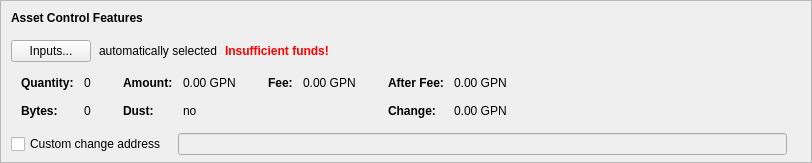
      <widget class="QFrame" name="frameAssetControl">
       <property name="sizePolicy">
        <sizepolicy hsizetype="Expanding" vsizetype="Fixed">
         <horstretch>0</horstretch>
         <verstretch>0</verstretch>
        </sizepolicy>
       </property>
       <property name="maximumSize">
        <size>
         <width>16777215</width>
         <height>16777215</height>
        </size>
       </property>
       <property name="frameShape">
        <enum>QFrame::StyledPanel</enum>
       </property>
       <property name="frameShadow">
        <enum>QFrame::Sunken</enum>
       </property>
       <layout class="QVBoxLayout" name="verticalLayoutAssetControl2">
        <property name="spacing">
         <number>0</number>
        </property>
        <property name="leftMargin">
         <number>0</number>
        </property>
        <property name="topMargin">
         <number>0</number>
        </property>
        <property name="rightMargin">
         <number>0</number>
        </property>
        <property name="bottomMargin">
         <number>6</number>
        </property>
        <item>
         <layout class="QVBoxLayout" name="verticalLayoutAssetControl" stretch="0,0,0,0,1">
          <property name="spacing">
           <number>0</number>
          </property>
          <property name="leftMargin">
           <number>10</number>
          </property>
          <property name="topMargin">
           <number>10</number>
          </property>
          <item>
           <layout class="QHBoxLayout" name="horizontalLayoutAssetControl1">
            <property name="bottomMargin">
             <number>15</number>
            </property>
            <item>
             <widget class="QLabel" name="labelAssetControlFeatures">
              <property name="sizePolicy">
               <sizepolicy hsizetype="Preferred" vsizetype="Maximum">
                <horstretch>0</horstretch>
                <verstretch>0</verstretch>
               </sizepolicy>
              </property>
              <property name="font">
               <font>
                <weight>75</weight>
                <bold>true</bold>
               </font>
              </property>
              <property name="styleSheet">
               <string notr="true">font-weight:bold;</string>
              </property>
              <property name="text">
               <string>Asset Control Features</string>
              </property>
             </widget>
            </item>
           </layout>
          </item>
          <item>
           <layout class="QHBoxLayout" name="horizontalLayoutAssetControl2" stretch="0,0,0,0">
            <property name="spacing">
             <number>8</number>
            </property>
            <property name="bottomMargin">
             <number>10</number>
            </property>
            <item>
             <widget class="QPushButton" name="pushButtonAssetControl">
              <property name="styleSheet">
               <string notr="true"/>
              </property>
              <property name="text">
               <string>Inputs...</string>
              </property>
              <property name="autoDefault">
               <bool>false</bool>
              </property>
             </widget>
            </item>
            <item>
             <widget class="QLabel" name="labelAssetControlAutomaticallySelected">
              <property name="text">
               <string>automatically selected</string>
              </property>
              <property name="margin">
               <number>5</number>
              </property>
             </widget>
            </item>
            <item>
             <widget class="QLabel" name="labelAssetControlInsuffFunds">
              <property name="font">
               <font>
                <weight>75</weight>
                <bold>true</bold>
               </font>
              </property>
              <property name="styleSheet">
               <string notr="true">color:red;font-weight:bold;</string>
              </property>
              <property name="text">
               <string>Insufficient funds!</string>
              </property>
              <property name="margin">
               <number>5</number>
              </property>
             </widget>
            </item>
            <item>
             <spacer name="horizontalSpacerAssetControl">
              <property name="orientation">
               <enum>Qt::Horizontal</enum>
              </property>
              <property name="sizeHint" stdset="0">
               <size>
                <width>40</width>
                <height>1</height>
               </size>
              </property>
             </spacer>
            </item>
           </layout>
          </item>
          <item>
           <widget class="QWidget" name="widgetAssetControl" native="true">
            <property name="sizePolicy">
             <sizepolicy hsizetype="Preferred" vsizetype="Preferred">
              <horstretch>0</horstretch>
              <verstretch>0</verstretch>
             </sizepolicy>
            </property>
            <property name="minimumSize">
             <size>
              <width>0</width>
              <height>0</height>
             </size>
            </property>
            <property name="styleSheet">
             <string notr="true"/>
            </property>
            <layout class="QHBoxLayout" name="horizontalLayoutAssetControl5">
             <property name="leftMargin">
              <number>0</number>
             </property>
             <property name="topMargin">
              <number>0</number>
             </property>
             <property name="rightMargin">
              <number>0</number>
             </property>
             <property name="bottomMargin">
              <number>0</number>
             </property>
             <item>
              <layout class="QHBoxLayout" name="horizontalLayoutAssetControl3" stretch="0,0,0,1">
               <property name="spacing">
                <number>20</number>
               </property>
               <property name="topMargin">
                <number>0</number>
               </property>
               <property name="bottomMargin">
                <number>10</number>
               </property>
               <item>
                <layout class="QFormLayout" name="formLayoutAssetControl1">
                 <property name="horizontalSpacing">
                  <number>10</number>
                 </property>
                 <property name="verticalSpacing">
                  <number>14</number>
                 </property>
                 <property name="leftMargin">
                  <number>10</number>
                 </property>
                 <property name="topMargin">
                  <number>4</number>
                 </property>
                 <property name="rightMargin">
                  <number>6</number>
                 </property>
                 <item row="0" column="0">
                  <widget class="QLabel" name="labelAssetControlQuantityText">
                   <property name="font">
                    <font>
                     <weight>75</weight>
                     <bold>true</bold>
                    </font>
                   </property>
                   <property name="text">
                    <string>Quantity:</string>
                   </property>
                   <property name="margin">
                    <number>0</number>
                   </property>
                  </widget>
                 </item>
                 <item row="0" column="1">
                  <widget class="QLabel" name="labelAssetControlQuantity">
                   <property name="cursor">
                    <cursorShape>IBeamCursor</cursorShape>
                   </property>
                   <property name="contextMenuPolicy">
                    <enum>Qt::ActionsContextMenu</enum>
                   </property>
                   <property name="text">
                    <string notr="true">0</string>
                   </property>
                   <property name="margin">
                    <number>0</number>
                   </property>
                   <property name="textInteractionFlags">
                    <set>Qt::LinksAccessibleByMouse|Qt::TextSelectableByKeyboard|Qt::TextSelectableByMouse</set>
                   </property>
                  </widget>
                 </item>
                 <item row="1" column="0">
                  <widget class="QLabel" name="labelAssetControlBytesText">
                   <property name="font">
                    <font>
                     <weight>75</weight>
                     <bold>true</bold>
                    </font>
                   </property>
                   <property name="text">
                    <string>Bytes:</string>
                   </property>
                  </widget>
                 </item>
                 <item row="1" column="1">
                  <widget class="QLabel" name="labelAssetControlBytes">
                   <property name="cursor">
                    <cursorShape>IBeamCursor</cursorShape>
                   </property>
                   <property name="contextMenuPolicy">
                    <enum>Qt::ActionsContextMenu</enum>
                   </property>
                   <property name="text">
                    <string notr="true">0</string>
                   </property>
                   <property name="textInteractionFlags">
                    <set>Qt::LinksAccessibleByMouse|Qt::TextSelectableByKeyboard|Qt::TextSelectableByMouse</set>
                   </property>
                  </widget>
                 </item>
                </layout>
               </item>
               <item>
                <layout class="QFormLayout" name="formLayoutAssetControl2">
                 <property name="horizontalSpacing">
                  <number>10</number>
                 </property>
                 <property name="verticalSpacing">
                  <number>14</number>
                 </property>
                 <property name="leftMargin">
                  <number>6</number>
                 </property>
                 <property name="topMargin">
                  <number>4</number>
                 </property>
                 <property name="rightMargin">
                  <number>6</number>
                 </property>
                 <item row="0" column="0">
                  <widget class="QLabel" name="labelAssetControlAmountText">
                   <property name="font">
                    <font>
                     <weight>75</weight>
                     <bold>true</bold>
                    </font>
                   </property>
                   <property name="text">
                    <string>Amount:</string>
                   </property>
                   <property name="margin">
                    <number>0</number>
                   </property>
                  </widget>
                 </item>
                 <item row="0" column="1">
                  <widget class="QLabel" name="labelAssetControlAmount">
                   <property name="cursor">
                    <cursorShape>IBeamCursor</cursorShape>
                   </property>
                   <property name="contextMenuPolicy">
                    <enum>Qt::ActionsContextMenu</enum>
                   </property>
                   <property name="text">
                    <string notr="true">0.00 GPN</string>
                   </property>
                   <property name="textInteractionFlags">
                    <set>Qt::LinksAccessibleByMouse|Qt::TextSelectableByKeyboard|Qt::TextSelectableByMouse</set>
                   </property>
                  </widget>
                 </item>
                 <item row="1" column="0">
                  <widget class="QLabel" name="labelAssetControlLowOutputText">
                   <property name="font">
                    <font>
                     <weight>75</weight>
                     <bold>true</bold>
                    </font>
                   </property>
                   <property name="text">
                    <string>Dust:</string>
                   </property>
                  </widget>
                 </item>
                 <item row="1" column="1">
                  <widget class="QLabel" name="labelAssetControlLowOutput">
                   <property name="cursor">
                    <cursorShape>IBeamCursor</cursorShape>
                   </property>
                   <property name="contextMenuPolicy">
                    <enum>Qt::ActionsContextMenu</enum>
                   </property>
                   <property name="text">
                    <string notr="true">no</string>
                   </property>
                   <property name="textInteractionFlags">
                    <set>Qt::LinksAccessibleByMouse|Qt::TextSelectableByKeyboard|Qt::TextSelectableByMouse</set>
                   </property>
                  </widget>
                 </item>
                </layout>
               </item>
               <item>
                <layout class="QFormLayout" name="formLayoutAssetControl3">
                 <property name="horizontalSpacing">
                  <number>10</number>
                 </property>
                 <property name="verticalSpacing">
                  <number>14</number>
                 </property>
                 <property name="leftMargin">
                  <number>6</number>
                 </property>
                 <property name="topMargin">
                  <number>4</number>
                 </property>
                 <property name="rightMargin">
                  <number>6</number>
                 </property>
                 <item row="0" column="0">
                  <widget class="QLabel" name="labelAssetControlFeeText">
                   <property name="font">
                    <font>
                     <weight>75</weight>
                     <bold>true</bold>
                    </font>
                   </property>
                   <property name="text">
                    <string>Fee:</string>
                   </property>
                   <property name="margin">
                    <number>0</number>
                   </property>
                  </widget>
                 </item>
                 <item row="0" column="1">
                  <widget class="QLabel" name="labelAssetControlFee">
                   <property name="cursor">
                    <cursorShape>IBeamCursor</cursorShape>
                   </property>
                   <property name="contextMenuPolicy">
                    <enum>Qt::ActionsContextMenu</enum>
                   </property>
                   <property name="text">
                    <string notr="true">0.00 GPN</string>
                   </property>
                   <property name="textInteractionFlags">
                    <set>Qt::LinksAccessibleByMouse|Qt::TextSelectableByKeyboard|Qt::TextSelectableByMouse</set>
                   </property>
                  </widget>
                 </item>
                </layout>
               </item>
               <item>
                <layout class="QFormLayout" name="formLayoutAssetControl4">
                 <property name="horizontalSpacing">
                  <number>10</number>
                 </property>
                 <property name="verticalSpacing">
                  <number>14</number>
                 </property>
                 <property name="leftMargin">
                  <number>6</number>
                 </property>
                 <property name="topMargin">
                  <number>4</number>
                 </property>
                 <property name="rightMargin">
                  <number>6</number>
                 </property>
                 <item row="0" column="0">
                  <widget class="QLabel" name="labelAssetControlAfterFeeText">
                   <property name="font">
                    <font>
                     <weight>75</weight>
                     <bold>true</bold>
                    </font>
                   </property>
                   <property name="text">
                    <string>After Fee:</string>
                   </property>
                   <property name="margin">
                    <number>0</number>
                   </property>
                  </widget>
                 </item>
                 <item row="0" column="1">
                  <widget class="QLabel" name="labelAssetControlAfterFee">
                   <property name="cursor">
                    <cursorShape>IBeamCursor</cursorShape>
                   </property>
                   <property name="contextMenuPolicy">
                    <enum>Qt::ActionsContextMenu</enum>
                   </property>
                   <property name="text">
                    <string notr="true">0.00 GPN</string>
                   </property>
                   <property name="textInteractionFlags">
                    <set>Qt::LinksAccessibleByMouse|Qt::TextSelectableByKeyboard|Qt::TextSelectableByMouse</set>
                   </property>
                  </widget>
                 </item>
                 <item row="1" column="0">
                  <widget class="QLabel" name="labelAssetControlChangeText">
                   <property name="font">
                    <font>
                     <weight>75</weight>
                     <bold>true</bold>
                    </font>
                   </property>
                   <property name="text">
                    <string>Change:</string>
                   </property>
                  </widget>
                 </item>
                 <item row="1" column="1">
                  <widget class="QLabel" name="labelAssetControlChange">
                   <property name="cursor">
                    <cursorShape>IBeamCursor</cursorShape>
                   </property>
                   <property name="contextMenuPolicy">
                    <enum>Qt::ActionsContextMenu</enum>
                   </property>
                   <property name="text">
                    <string notr="true">0.00 GPN</string>
                   </property>
                   <property name="textInteractionFlags">
                    <set>Qt::LinksAccessibleByMouse|Qt::TextSelectableByKeyboard|Qt::TextSelectableByMouse</set>
                   </property>
                  </widget>
                 </item>
                </layout>
               </item>
              </layout>
             </item>
            </layout>
           </widget>
          </item>
          <item>
           <layout class="QHBoxLayout" name="horizontalLayoutAssetControl4" stretch="0,0,0">
            <property name="spacing">
             <number>12</number>
            </property>
            <property name="sizeConstraint">
             <enum>QLayout::SetDefaultConstraint</enum>
            </property>
            <property name="topMargin">
             <number>5</number>
            </property>
            <property name="rightMargin">
             <number>5</number>
            </property>
            <item>
             <widget class="QCheckBox" name="checkBoxAssetControlChange">
              <property name="toolTip">
               <string>If this is activated, but the change address is empty or invalid, change will be sent to a newly generated address.</string>
              </property>
              <property name="text">
               <string>Custom change address</string>
              </property>
             </widget>
            </item>
            <item>
             <widget class="QValidatedLineEdit" name="lineEditAssetControlChange">
              <property name="enabled">
               <bool>false</bool>
              </property>
              <property name="sizePolicy">
               <sizepolicy hsizetype="Expanding" vsizetype="Fixed">
                <horstretch>0</horstretch>
                <verstretch>0</verstretch>
               </sizepolicy>
              </property>
             </widget>
            </item>
            <item>
             <widget class="QLabel" name="labelAssetControlChangeLabel">
              <property name="sizePolicy">
               <sizepolicy hsizetype="Preferred" vsizetype="Expanding">
                <horstretch>0</horstretch>
                <verstretch>0</verstretch>
               </sizepolicy>
              </property>
              <property name="minimumSize">
               <size>
                <width>0</width>
                <height>0</height>
               </size>
              </property>
              <property name="text">
               <string/>
              </property>
              <property name="margin">
               <number>3</number>
              </property>
             </widget>
            </item>
           </layout>
          </item>
          <item>
           <spacer name="verticalSpacerAssetControl">
            <property name="orientation">
             <enum>Qt::Vertical</enum>
            </property>
            <property name="sizeHint" stdset="0">
             <size>
              <width>800</width>
              <height>1</height>
             </size>
            </property>
           </spacer>
          </item>
         </layout>
        </item>
       </layout>
      </widget>
